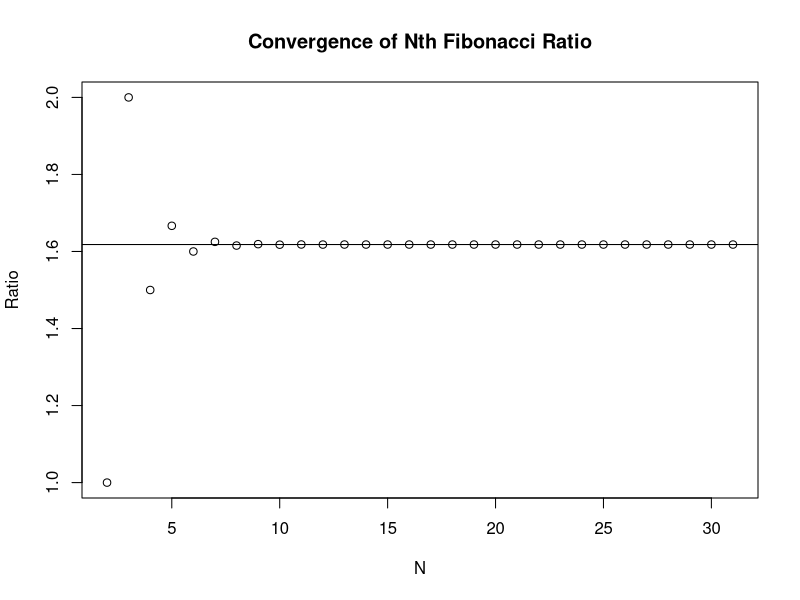
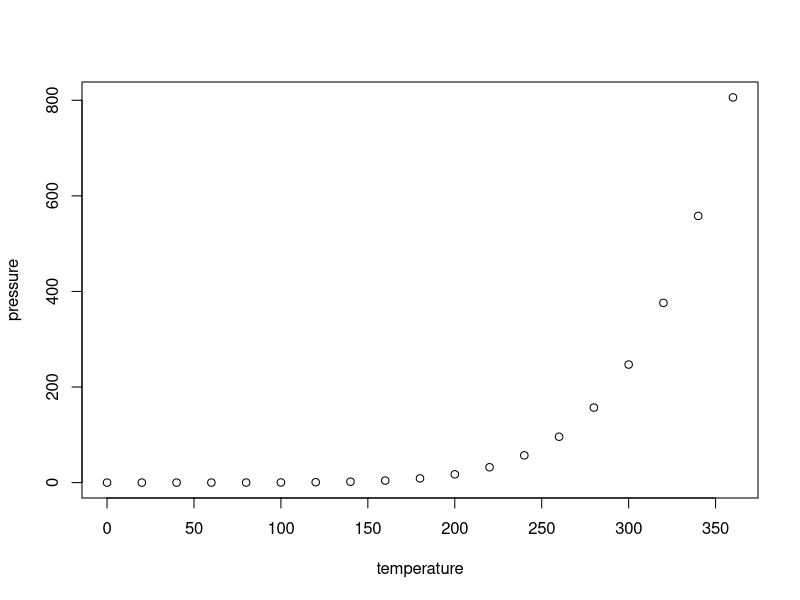

Here is the R script that generated these plots, in order:
## ---- chunk 1
knitr::opts_chunk$set(echo = TRUE)
## ---- chunk 2
Fibonacci <- numeric(1000000)
ratio <- numeric(1000000)
ratio[1] <- NaN
ratio[2] <- 1
Fibonacci[1] <- 1
Fibonacci[2] <- 1
for(i in 3:1000){
  Fibonacci[i] <- Fibonacci[i - 2] + Fibonacci[i-1]
  ratio[i] <- Fibonacci[i]/Fibonacci[i-1]
}


# sequence appears to converge quite quickly

GR <- (1 + sqrt(5))/2


for(i in 3:length(Fibonacci)){
  Fibonacci[i] <- Fibonacci[i - 2] + Fibonacci[i-1]
  ratio[i] <- Fibonacci[i]/Fibonacci[i-1]
  if(ratio[i]  == GR){print(i) 
    break}}
  plot(2:31, ratio[2:31], main = "Convergence of Nth Fibonacci Ratio", xlab = "N", ylab = "Ratio")
  abline(h = GR)
  #although not quite a proof, by Johannes Kepler's proof
  # that the limit of this ratio at the nth observation (as 
  # n goes to infinity) the ratio will converge to the 
  # golden ratio. According to R, the floating point differences
  # between the ratio and the GR vanishes and the series
  # essentially converges. The line below indicates the Golden Ratio.

## ---- chunk 3
summary(cars)
## ---- chunk 4
plot(pressure)
